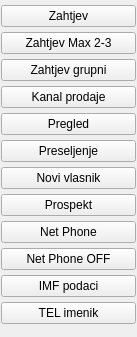
             <widget class="QWidget" name="pageDokumenti">
              <property name="geometry">
               <rect>
                <x>0</x>
                <y>0</y>
                <width>137</width>
                <height>337</height>
               </rect>
              </property>
              <property name="sizePolicy">
               <sizepolicy hsizetype="Preferred" vsizetype="MinimumExpanding">
                <horstretch>0</horstretch>
                <verstretch>0</verstretch>
               </sizepolicy>
              </property>
              <attribute name="label">
               <string>Dokumenti</string>
              </attribute>
              <layout class="QVBoxLayout" name="verticalLayout_10">
               <property name="spacing">
                <number>1</number>
               </property>
               <property name="margin">
                <number>1</number>
               </property>
               <item>
                <widget class="QPushButton" name="btnZahtjev">
                 <property name="text">
                  <string>Zahtjev</string>
                 </property>
                </widget>
               </item>
               <item>
                <widget class="QPushButton" name="btnZahtjevMax">
                 <property name="text">
                  <string>Zahtjev Max 2-3</string>
                 </property>
                </widget>
               </item>
               <item>
                <widget class="QPushButton" name="btnZahtjevGrupni">
                 <property name="text">
                  <string>Zahtjev grupni</string>
                 </property>
                </widget>
               </item>
               <item>
                <widget class="QPushButton" name="btnKanalProdaje">
                 <property name="text">
                  <string>Kanal prodaje</string>
                 </property>
                </widget>
               </item>
               <item>
                <widget class="QPushButton" name="btnPregled">
                 <property name="text">
                  <string>Pregled</string>
                 </property>
                </widget>
               </item>
               <item>
                <widget class="QPushButton" name="btnPreseljenje">
                 <property name="text">
                  <string>Preseljenje</string>
                 </property>
                </widget>
               </item>
               <item>
                <widget class="QPushButton" name="btnNoviVlasnik">
                 <property name="text">
                  <string>Novi vlasnik</string>
                 </property>
                </widget>
               </item>
               <item>
                <widget class="QPushButton" name="btnProspekt">
                 <property name="text">
                  <string>Prospekt</string>
                 </property>
                </widget>
               </item>
               <item>
                <widget class="QPushButton" name="btnNetPhone">
                 <property name="text">
                  <string>Net Phone</string>
                 </property>
                </widget>
               </item>
               <item>
                <widget class="QPushButton" name="btnNetPhoneOff">
                 <property name="text">
                  <string>Net Phone OFF</string>
                 </property>
                </widget>
               </item>
               <item>
                <widget class="QPushButton" name="pushButton_4">
                 <property name="text">
                  <string>IMF podaci</string>
                 </property>
                </widget>
               </item>
               <item>
                <widget class="QPushButton" name="btnTelefonskiImenik">
                 <property name="text">
                  <string>TEL imenik</string>
                 </property>
                </widget>
               </item>
              </layout>
             </widget>
